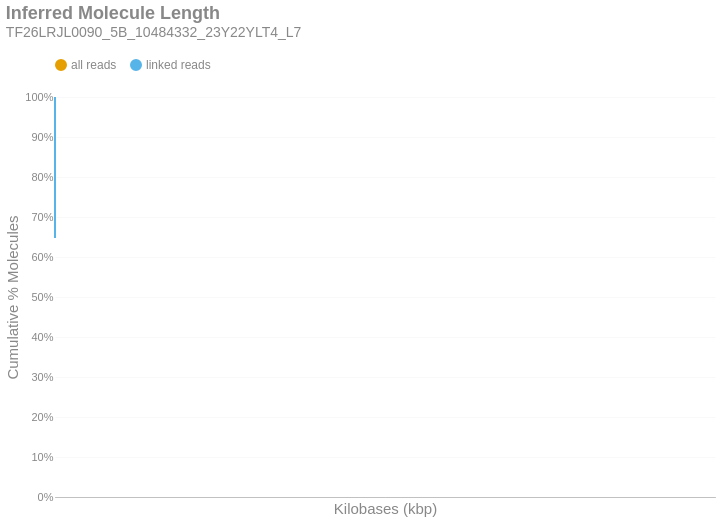

Write notebook code for a chart like this one.
### Markdown cell above
### Inferred Molecule Length
This is the cumulative frequency distribution of molecule lengths inferred from the first and last alignment positions along a contig for all alignments associated with a single linked-read barcode on a given contig.There are two distributions: one with `all` the alignments (yellow) and another with only `linked reads` (blue). The percent of molecules in the `linked reads` distribution is relative to the total number of linked molecules.

### Code cell
if SKIPLR:
    print_html(f"Skipped")
else:
    binned_df = consolidated_hist(valids['length_inferred']/1000, mask, 10, True)
    binned_df = binned_df.with_columns(
        pl.when(pl.col('bin').cast(pl.Utf8) == '0').then(pl.lit('1')).otherwise(pl.col('bin').cast(pl.Utf8)).alias('bin')
    )
    with SafeRender(binned_df):
        (
            density_plot(binned_df, 'Inferred Molecule Length', samplename, 'inferredlen')
            .transform_calculate(bin_kb='datum.bin / 1000')
            .encode(
                x=alt.X('bin_kb:Q', title="Kilobases (kbp)").scale(type='log', padding=0).axis(labelAngle=-40),
                y=alt.Y('value:Q', title='Cumulative % Molecules')
                    .axis(format='%')
                    .stack(False)
                    .scale(domainMin=0, domainMax=1,padding=0),
                color=alt.Color("key:N").scale(domain = ["all reads", "linked reads"]),
                tooltip = [
                    alt.Tooltip("key:N", title = "Data Type"),
                    alt.Tooltip("range_label:N", title="Kilobases"),
                    alt.Tooltip("value:Q", format = ".2%", title="% Molecules (Cum.)")
                ]
            )
        ).display()

### Figure 1 — Vega-Lite specification as saved in the notebook (floating-point values rounded to 4 significant figures)
{"width": "container", "height": 400, "config": {"title": {"anchor": "start", "dy": -15, "fontSize": 18, "color": "#888888", "subtitleColor": "#888888", "subtitleFontSize": 14}, "arc": {"fill": "#0072B2"}, "axis": {"domainColor": "#888888", "domainWidth": 0.5, "gridWidth": 0.2, "grid": false, "titleFontWeight": 400, "titleFontSize": 15, "labelFontSize": 11, "labelColor": "#888888", "tickColor": "#888888", "tickWidth": 0.2, "titleColor": "#888888"}, "axisBand": {"grid": false}, "axisX": {"grid": true, "tickSize": 10, "domainCap": "round"}, "axisY": {"domain": false, "grid": true, "tickSize": 0, "domainCap": "round"}, "background": "transparent", "header": {"labelFontSize": 15, "labelColor": "#888888", "titleFontSize": 15, "titleFontWeight": 600, "titleColor": "#888888"}, "legend": {"labelFont": "sans-serif", "labelFontSize": 12, "labelColor": "#888888", "symbolSize": 100, "symbolType": "circle", "titleFontSize": 12, "titlePadding": 10, "titleColor": "#888888", "title": null, "orient": "top"}, "range": {"category": ["#E69F00", "#56B4E9", "#009E73", "#F0E442", "#0072B2", "#D55E00", "#CC79A7", "#000000"], "diverging": ["#cfe8f3", "#a2d4ec", "#73bfe2", "#46abdb", "#1696d2", "#12719e"]}, "area": {"fill": "#0072B2", "fillOpacity": 0.7, "line": true, "strokeOpacity": 0.7}, "line": {"color": "#0072B2", "stroke": "#0072B2", "strokeWidth": 2}, "trail": {"color": "#0072B2", "stroke": "#0072B2", "strokeWidth": 0, "size": 1}, "point": {"filled": true, "fillOpacity": 1.0, "size": 95}, "text": {"color": "#888888", "fontSize": 11, "align": "right", "fontWeight": 400, "size": 11}, "bar": {"fill": "#0072B2", "stroke": null}, "view": {"stroke": null, "continuousWidth": 660, "continuousHeight": 400}}, "data": {"name": "data-a82d7cd3de5ce8191d884966d55a2726"}, "mark": {"type": "line", "interpolate": "monotone", "point": {"opacity": 0, "size": 275}}, "encoding": {"color": {"field": "key", "scale": {"domain": ["all reads", "linked reads"]}, "type": "nominal"}, "tooltip": [{"field": "key", "title": "Data Type", "type": "nominal"}, {"field": "range_label", "title": "Kilobases", "type": "nominal"}, {"field": "value", "format": ".2%", "title": "% Molecules (Cum.)", "type": "quantitative"}], "x": {"axis": {"labelAngle": -40}, "field": "bin_kb", "scale": {"type": "log", "padding": 0}, "title": "Kilobases (kbp)", "type": "quantitative"}, "y": {"axis": {"format": "%"}, "field": "value", "scale": {"domainMin": 0, "domainMax": 1, "padding": 0}, "stack": false, "title": "Cumulative % Molecules", "type": "quantitative"}}, "params": [{"name": "param_c36ac31b6afebe62", "select": {"type": "point", "fields": ["key"]}, "bind": "legend"}], "title": {"text": "Inferred Molecule Length", "subtitle": "TF26LRJL0090_5B_10484332_23Y22YLT4_L7"}, "transform": [{"fold": ["all reads (cumsum)", "linked reads (cumsum)"]}, {"calculate": "replace(datum.key, ' (cumsum)', '')", "as": "key"}, {"filter": {"param": "param_c36ac31b6afebe62"}}, {"calculate": "datum.bin / 1000", "as": "bin_kb"}], "usermeta": {"embedOptions": {"downloadFileName": "TF26LRJL0090_5B_10484332_23Y22YLT4_L7.inferredlen"}}, "$schema": "https://vega.github.io/schema/vega-lite/v6.4.1.json", "datasets": {"data-a82d7cd3de5ce8191d884966d55a2726": [{"bin": "0.0", "interval": "0.0-10.0", "all reads": 0.8659, "linked reads": 0.6477, "all reads (cumsum)": 0.8659, "linked reads (cumsum)": 0.6477, "range_label": "0-9"}, {"bin": "10.0", "interval": "10.0-20.0", "all reads": 0.09232, "linked reads": 0.2426, "all reads (cumsum)": 0.9583, "linked reads (cumsum)": 0.8903, "range_label": "10-19"}, {"bin": "20.0", "interval": "20.0-30.0", "all reads": 0.02949, "linked reads": 0.07763, "all reads (cumsum)": 0.9878, "linked reads (cumsum)": 0.9679, "range_label": "20-29"}, {"bin": "30.0", "interval": "30.0-40.0", "all reads": 0.008269, "linked reads": 0.02169, "all reads (cumsum)": 0.996, "linked reads (cumsum)": 0.9896, "range_label": "30-39"}, {"bin": "40.0", "interval": "40.0-50.0", "all reads": 0.002879, "linked reads": 0.007467, "all reads (cumsum)": 0.9989, "linked reads (cumsum)": 0.9971, "range_label": "40-49"}, {"bin": "50.0", "interval": "50.0-60.0", "all reads": 0.0007733, "linked reads": 0.002048, "all reads (cumsum)": 0.9997, "linked reads (cumsum)": 0.9991, "range_label": "50-59"}, {"bin": "60.0", "interval": "60.0-70.0", "all reads": 0.0002246, "linked reads": 0.0005989, "all reads (cumsum)": 0.9999, "linked reads (cumsum)": 0.9997, "range_label": "60-69"}, {"bin": "70.0", "interval": "70.0-80.0", "all reads": 6.52e-05, "linked reads": 0.0001741, "all reads (cumsum)": 1.0, "linked reads (cumsum)": 0.9999, "range_label": "70-79"}, {"bin": "80.0", "interval": "80.0-90.0", "all reads": 1.872e-05, "linked reads": 4.912e-05, "all reads (cumsum)": 1.0, "linked reads (cumsum)": 1.0, "range_label": "80-89"}, {"bin": "90.0", "interval": "90.0-100.0", "all reads": 7.423e-06, "linked reads": 1.982e-05, "all reads (cumsum)": 1.0, "linked reads (cumsum)": 1.0, "range_label": "90-99"}, {"bin": "100.0", "interval": "100.0-110.0", "all reads": 1.937e-06, "linked reads": 5.17e-06, "all reads (cumsum)": 1.0, "linked reads (cumsum)": 1.0, "range_label": "100-109"}, {"bin": "110.0", "interval": "110.0-120.0", "all reads": 3.228e-07, "linked reads": 8.617e-07, "all reads (cumsum)": 1.0, "linked reads (cumsum)": 1.0, "range_label": "110-119"}, {"bin": "120.0", "interval": "120.0-130.0", "all reads": 1.291e-06, "linked reads": 3.447e-06, "all reads (cumsum)": 1.0, "linked reads (cumsum)": 1.0, "range_label": "120-129"}, {"bin": "130.0", "interval": "130.0-140.0", "all reads": 3.228e-07, "linked reads": 8.617e-07, "all reads (cumsum)": 1.0, "linked reads (cumsum)": 1.0, "range_label": "130-139"}]}}
